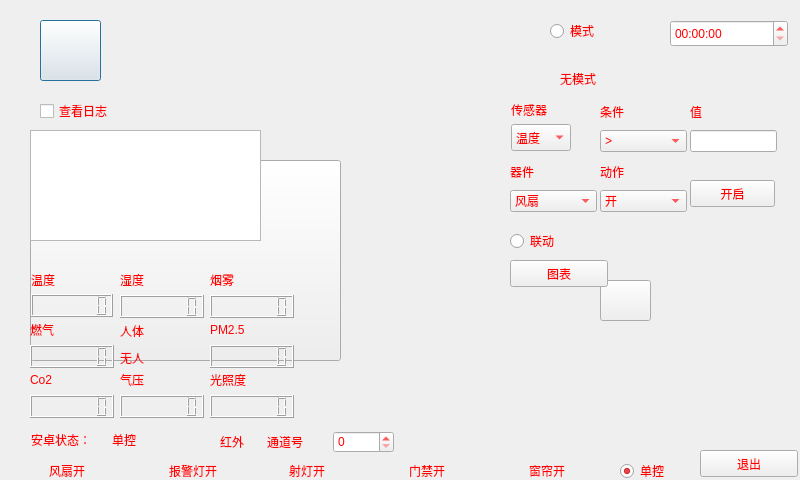
<?xml version="1.0" encoding="UTF-8"?>
<ui version="4.0">
 <class>Dialog</class>
 <widget class="QDialog" name="Dialog">
  <property name="geometry">
   <rect>
    <x>0</x>
    <y>0</y>
    <width>800</width>
    <height>480</height>
   </rect>
  </property>
  <property name="windowTitle">
   <string>Dialog</string>
  </property>
  <property name="styleSheet">
   <string notr="true">color: rgb(255, 0, 0);</string>
  </property>
  <widget class="QLabel" name="label">
   <property name="geometry">
    <rect>
     <x>0</x>
     <y>0</y>
     <width>800</width>
     <height>480</height>
    </rect>
   </property>
   <property name="styleSheet">
    <string notr="true">border-image: url(:/5102.jpg);</string>
   </property>
   <property name="text">
    <string/>
   </property>
  </widget>
  <widget class="QPushButton" name="btn_warning">
   <property name="geometry">
    <rect>
     <x>40</x>
     <y>20</y>
     <width>61</width>
     <height>61</height>
    </rect>
   </property>
   <property name="styleSheet">
    <string notr="true">border-image: url(:/5107.png);</string>
   </property>
   <property name="text">
    <string/>
   </property>
  </widget>
  <widget class="QCheckBox" name="chk_log">
   <property name="geometry">
    <rect>
     <x>40</x>
     <y>100</y>
     <width>98</width>
     <height>22</height>
    </rect>
   </property>
   <property name="text">
    <string>查看日志</string>
   </property>
  </widget>
  <widget class="QTextEdit" name="textEdit">
   <property name="geometry">
    <rect>
     <x>30</x>
     <y>130</y>
     <width>231</width>
     <height>111</height>
    </rect>
   </property>
  </widget>
  <widget class="QPushButton" name="btn_curtain">
   <property name="geometry">
    <rect>
     <x>30</x>
     <y>160</y>
     <width>311</width>
     <height>201</height>
    </rect>
   </property>
   <property name="styleSheet">
    <string notr="true">border-image: url(:/5108.png);</string>
   </property>
   <property name="text">
    <string/>
   </property>
  </widget>
  <widget class="QLabel" name="label_2">
   <property name="geometry">
    <rect>
     <x>31</x>
     <y>271</y>
     <width>30</width>
     <height>17</height>
    </rect>
   </property>
   <property name="styleSheet">
    <string notr="true">color: rgb(255, 0, 0);</string>
   </property>
   <property name="text">
    <string>温度</string>
   </property>
  </widget>
  <widget class="QLCDNumber" name="lcd_temp">
   <property name="geometry">
    <rect>
     <x>31</x>
     <y>294</y>
     <width>82</width>
     <height>23</height>
    </rect>
   </property>
   <property name="numDigits">
    <number>7</number>
   </property>
  </widget>
  <widget class="QWidget" name="layoutWidget">
   <property name="geometry">
    <rect>
     <x>120</x>
     <y>270</y>
     <width>84</width>
     <height>48</height>
    </rect>
   </property>
   <layout class="QVBoxLayout" name="verticalLayout_2">
    <item>
     <widget class="QLabel" name="label_3">
      <property name="styleSheet">
       <string notr="true">color: rgb(255, 0, 0);</string>
      </property>
      <property name="text">
       <string>湿度</string>
      </property>
     </widget>
    </item>
    <item>
     <widget class="QLCDNumber" name="lcd_hum">
      <property name="numDigits">
       <number>7</number>
      </property>
     </widget>
    </item>
   </layout>
  </widget>
  <widget class="QWidget" name="layoutWidget_2">
   <property name="geometry">
    <rect>
     <x>210</x>
     <y>270</y>
     <width>84</width>
     <height>48</height>
    </rect>
   </property>
   <layout class="QVBoxLayout" name="verticalLayout_3">
    <item>
     <widget class="QLabel" name="label_4">
      <property name="styleSheet">
       <string notr="true">color: rgb(255, 0, 0);</string>
      </property>
      <property name="text">
       <string>烟雾</string>
      </property>
     </widget>
    </item>
    <item>
     <widget class="QLCDNumber" name="lcd_smoke">
      <property name="numDigits">
       <number>7</number>
      </property>
     </widget>
    </item>
   </layout>
  </widget>
  <widget class="QWidget" name="layoutWidget_3">
   <property name="geometry">
    <rect>
     <x>210</x>
     <y>370</y>
     <width>84</width>
     <height>48</height>
    </rect>
   </property>
   <layout class="QVBoxLayout" name="verticalLayout_4">
    <item>
     <widget class="QLabel" name="label_5">
      <property name="styleSheet">
       <string notr="true">color: rgb(255, 0, 0);</string>
      </property>
      <property name="text">
       <string>光照度</string>
      </property>
     </widget>
    </item>
    <item>
     <widget class="QLCDNumber" name="lcd_ill">
      <property name="numDigits">
       <number>7</number>
      </property>
     </widget>
    </item>
   </layout>
  </widget>
  <widget class="QWidget" name="layoutWidget_4">
   <property name="geometry">
    <rect>
     <x>30</x>
     <y>370</y>
     <width>84</width>
     <height>48</height>
    </rect>
   </property>
   <layout class="QVBoxLayout" name="verticalLayout_5">
    <item>
     <widget class="QLabel" name="label_6">
      <property name="styleSheet">
       <string notr="true">color: rgb(255, 0, 0);</string>
      </property>
      <property name="text">
       <string>Co2</string>
      </property>
     </widget>
    </item>
    <item>
     <widget class="QLCDNumber" name="lcd_co2">
      <property name="numDigits">
       <number>7</number>
      </property>
     </widget>
    </item>
   </layout>
  </widget>
  <widget class="QWidget" name="layoutWidget_5">
   <property name="geometry">
    <rect>
     <x>120</x>
     <y>370</y>
     <width>84</width>
     <height>48</height>
    </rect>
   </property>
   <layout class="QVBoxLayout" name="verticalLayout_6">
    <item>
     <widget class="QLabel" name="label_7">
      <property name="styleSheet">
       <string notr="true">color: rgb(255, 0, 0);</string>
      </property>
      <property name="text">
       <string>气压</string>
      </property>
     </widget>
    </item>
    <item>
     <widget class="QLCDNumber" name="lcd_air">
      <property name="numDigits">
       <number>7</number>
      </property>
     </widget>
    </item>
   </layout>
  </widget>
  <widget class="QWidget" name="layoutWidget_6">
   <property name="geometry">
    <rect>
     <x>210</x>
     <y>320</y>
     <width>84</width>
     <height>48</height>
    </rect>
   </property>
   <layout class="QVBoxLayout" name="verticalLayout_7">
    <item>
     <widget class="QLabel" name="label_8">
      <property name="styleSheet">
       <string notr="true">color: rgb(255, 0, 0);</string>
      </property>
      <property name="text">
       <string>PM2.5</string>
      </property>
     </widget>
    </item>
    <item>
     <widget class="QLCDNumber" name="lcd_pm">
      <property name="numDigits">
       <number>7</number>
      </property>
     </widget>
    </item>
   </layout>
  </widget>
  <widget class="QWidget" name="layoutWidget_7">
   <property name="geometry">
    <rect>
     <x>30</x>
     <y>320</y>
     <width>84</width>
     <height>48</height>
    </rect>
   </property>
   <layout class="QVBoxLayout" name="verticalLayout_8">
    <item>
     <widget class="QLabel" name="label_9">
      <property name="styleSheet">
       <string notr="true">color: rgb(255, 0, 0);</string>
      </property>
      <property name="text">
       <string>燃气</string>
      </property>
     </widget>
    </item>
    <item>
     <widget class="QLCDNumber" name="lcd_gas">
      <property name="numDigits">
       <number>7</number>
      </property>
     </widget>
    </item>
   </layout>
  </widget>
  <widget class="QWidget" name="layoutWidget_8">
   <property name="geometry">
    <rect>
     <x>120</x>
     <y>320</y>
     <width>84</width>
     <height>48</height>
    </rect>
   </property>
   <layout class="QVBoxLayout" name="verticalLayout_9">
    <item>
     <widget class="QLabel" name="label_10">
      <property name="styleSheet">
       <string notr="true">color: rgb(255, 0, 0);</string>
      </property>
      <property name="text">
       <string>人体</string>
      </property>
     </widget>
    </item>
    <item>
     <widget class="QLabel" name="lab_inf">
      <property name="text">
       <string>无人</string>
      </property>
     </widget>
    </item>
   </layout>
  </widget>
  <widget class="QLabel" name="label_12">
   <property name="geometry">
    <rect>
     <x>31</x>
     <y>431</y>
     <width>75</width>
     <height>17</height>
    </rect>
   </property>
   <property name="text">
    <string>安卓状态：</string>
   </property>
  </widget>
  <widget class="QLabel" name="lab_ad">
   <property name="geometry">
    <rect>
     <x>112</x>
     <y>431</y>
     <width>30</width>
     <height>17</height>
    </rect>
   </property>
   <property name="text">
    <string>单控</string>
   </property>
  </widget>
  <widget class="QCheckBox" name="chk_fan">
   <property name="geometry">
    <rect>
     <x>30</x>
     <y>460</y>
     <width>98</width>
     <height>22</height>
    </rect>
   </property>
   <property name="styleSheet">
    <string notr="true">background-color: rgba(255, 255, 255, 0);</string>
   </property>
   <property name="text">
    <string>风扇开</string>
   </property>
  </widget>
  <widget class="QCheckBox" name="chk_warning">
   <property name="geometry">
    <rect>
     <x>150</x>
     <y>460</y>
     <width>98</width>
     <height>22</height>
    </rect>
   </property>
   <property name="styleSheet">
    <string notr="true">background-color: rgba(255, 255, 255, 0);</string>
   </property>
   <property name="text">
    <string>报警灯开</string>
   </property>
  </widget>
  <widget class="QCheckBox" name="chk_lamp">
   <property name="geometry">
    <rect>
     <x>270</x>
     <y>460</y>
     <width>98</width>
     <height>22</height>
    </rect>
   </property>
   <property name="styleSheet">
    <string notr="true">background-color: rgba(255, 255, 255, 0);</string>
   </property>
   <property name="text">
    <string>射灯开</string>
   </property>
  </widget>
  <widget class="QCheckBox" name="chk_rfid">
   <property name="geometry">
    <rect>
     <x>390</x>
     <y>460</y>
     <width>98</width>
     <height>22</height>
    </rect>
   </property>
   <property name="styleSheet">
    <string notr="true">background-color: rgba(255, 255, 255, 0);</string>
   </property>
   <property name="text">
    <string>门禁开</string>
   </property>
  </widget>
  <widget class="QCheckBox" name="chk_curtain">
   <property name="geometry">
    <rect>
     <x>510</x>
     <y>460</y>
     <width>98</width>
     <height>22</height>
    </rect>
   </property>
   <property name="styleSheet">
    <string notr="true">background-color: rgba(255, 255, 255, 0);</string>
   </property>
   <property name="text">
    <string>窗帘开</string>
   </property>
  </widget>
  <widget class="QRadioButton" name="radio_dandu">
   <property name="geometry">
    <rect>
     <x>620</x>
     <y>460</y>
     <width>60</width>
     <height>22</height>
    </rect>
   </property>
   <property name="text">
    <string>单控</string>
   </property>
   <property name="checked">
    <bool>true</bool>
   </property>
   <attribute name="buttonGroup">
    <string>buttonGroup</string>
   </attribute>
  </widget>
  <widget class="QPushButton" name="pushButton_3">
   <property name="geometry">
    <rect>
     <x>700</x>
     <y>450</y>
     <width>98</width>
     <height>27</height>
    </rect>
   </property>
   <property name="text">
    <string>退出</string>
   </property>
  </widget>
  <widget class="QPushButton" name="btn_lamp">
   <property name="geometry">
    <rect>
     <x>600</x>
     <y>280</y>
     <width>51</width>
     <height>41</height>
    </rect>
   </property>
   <property name="styleSheet">
    <string notr="true">border-image: url(:/5111.png);</string>
   </property>
   <property name="text">
    <string/>
   </property>
  </widget>
  <widget class="QWidget" name="widget" native="true">
   <property name="geometry">
    <rect>
     <x>200</x>
     <y>420</y>
     <width>194</width>
     <height>45</height>
    </rect>
   </property>
   <layout class="QGridLayout" name="gridLayout">
    <item row="0" column="0">
     <widget class="QRadioButton" name="radio_infrared">
      <property name="styleSheet">
       <string notr="true">background-color: rgba(255, 255, 255, 0);</string>
      </property>
      <property name="text">
       <string>红外</string>
      </property>
     </widget>
    </item>
    <item row="0" column="1">
     <widget class="QLabel" name="label_14">
      <property name="text">
       <string>通道号</string>
      </property>
     </widget>
    </item>
    <item row="0" column="2">
     <widget class="QSpinBox" name="sp_infrared"/>
    </item>
   </layout>
  </widget>
  <widget class="QRadioButton" name="radio_mode">
   <property name="geometry">
    <rect>
     <x>550</x>
     <y>20</y>
     <width>60</width>
     <height>22</height>
    </rect>
   </property>
   <property name="text">
    <string>模式</string>
   </property>
   <attribute name="buttonGroup">
    <string>buttonGroup</string>
   </attribute>
  </widget>
  <widget class="QTimeEdit" name="timeEdit">
   <property name="geometry">
    <rect>
     <x>670</x>
     <y>20</y>
     <width>118</width>
     <height>27</height>
    </rect>
   </property>
   <property name="displayFormat">
    <string>hh:mm:ss</string>
   </property>
  </widget>
  <widget class="QLabel" name="lab_mode">
   <property name="geometry">
    <rect>
     <x>560</x>
     <y>70</y>
     <width>67</width>
     <height>17</height>
    </rect>
   </property>
   <property name="text">
    <string>无模式</string>
   </property>
  </widget>
  <widget class="QLabel" name="label_16">
   <property name="geometry">
    <rect>
     <x>511</x>
     <y>101</y>
     <width>45</width>
     <height>17</height>
    </rect>
   </property>
   <property name="text">
    <string>传感器</string>
   </property>
  </widget>
  <widget class="QComboBox" name="ld1">
   <property name="geometry">
    <rect>
     <x>511</x>
     <y>124</y>
     <width>60</width>
     <height>27</height>
    </rect>
   </property>
   <item>
    <property name="text">
     <string>温度</string>
    </property>
   </item>
   <item>
    <property name="text">
     <string>光照</string>
    </property>
   </item>
   <item>
    <property name="text">
     <string>湿度</string>
    </property>
   </item>
  </widget>
  <widget class="QWidget" name="layoutWidget_9">
   <property name="geometry">
    <rect>
     <x>600</x>
     <y>100</y>
     <width>87</width>
     <height>52</height>
    </rect>
   </property>
   <layout class="QVBoxLayout" name="verticalLayout_11">
    <item>
     <widget class="QLabel" name="label_17">
      <property name="text">
       <string>条件</string>
      </property>
     </widget>
    </item>
    <item>
     <widget class="QComboBox" name="ld2">
      <item>
       <property name="text">
        <string>&gt;</string>
       </property>
      </item>
      <item>
       <property name="text">
        <string>&lt;</string>
       </property>
      </item>
     </widget>
    </item>
   </layout>
  </widget>
  <widget class="QWidget" name="layoutWidget_10">
   <property name="geometry">
    <rect>
     <x>690</x>
     <y>100</y>
     <width>87</width>
     <height>52</height>
    </rect>
   </property>
   <layout class="QVBoxLayout" name="verticalLayout_14">
    <item>
     <widget class="QLabel" name="label_20">
      <property name="text">
       <string>值</string>
      </property>
     </widget>
    </item>
    <item>
     <widget class="QLineEdit" name="ld3"/>
    </item>
   </layout>
  </widget>
  <widget class="QWidget" name="layoutWidget_11">
   <property name="geometry">
    <rect>
     <x>510</x>
     <y>160</y>
     <width>87</width>
     <height>52</height>
    </rect>
   </property>
   <layout class="QVBoxLayout" name="verticalLayout_18">
    <item>
     <widget class="QLabel" name="label_24">
      <property name="text">
       <string>器件</string>
      </property>
     </widget>
    </item>
    <item>
     <widget class="QComboBox" name="ld4">
      <item>
       <property name="text">
        <string>风扇</string>
       </property>
      </item>
      <item>
       <property name="text">
        <string>报警灯</string>
       </property>
      </item>
      <item>
       <property name="text">
        <string>射灯</string>
       </property>
      </item>
      <item>
       <property name="text">
        <string>门禁</string>
       </property>
      </item>
      <item>
       <property name="text">
        <string>窗帘</string>
       </property>
      </item>
     </widget>
    </item>
   </layout>
  </widget>
  <widget class="QWidget" name="layoutWidget_12">
   <property name="geometry">
    <rect>
     <x>600</x>
     <y>160</y>
     <width>87</width>
     <height>52</height>
    </rect>
   </property>
   <layout class="QVBoxLayout" name="verticalLayout_19">
    <item>
     <widget class="QLabel" name="label_25">
      <property name="text">
       <string>动作</string>
      </property>
     </widget>
    </item>
    <item>
     <widget class="QComboBox" name="ld5">
      <item>
       <property name="text">
        <string>开</string>
       </property>
      </item>
      <item>
       <property name="text">
        <string>关</string>
       </property>
      </item>
     </widget>
    </item>
   </layout>
  </widget>
  <widget class="QPushButton" name="btn_ld">
   <property name="geometry">
    <rect>
     <x>690</x>
     <y>180</y>
     <width>85</width>
     <height>27</height>
    </rect>
   </property>
   <property name="text">
    <string>开启</string>
   </property>
  </widget>
  <widget class="QRadioButton" name="radio_ld">
   <property name="geometry">
    <rect>
     <x>510</x>
     <y>230</y>
     <width>117</width>
     <height>22</height>
    </rect>
   </property>
   <property name="text">
    <string>联动</string>
   </property>
  </widget>
  <widget class="QPushButton" name="btn_draw">
   <property name="geometry">
    <rect>
     <x>510</x>
     <y>260</y>
     <width>98</width>
     <height>27</height>
    </rect>
   </property>
   <property name="text">
    <string>图表</string>
   </property>
  </widget>
  <zorder>label</zorder>
  <zorder>btn_warning</zorder>
  <zorder>chk_log</zorder>
  <zorder>btn_curtain</zorder>
  <zorder>textEdit</zorder>
  <zorder>label_2</zorder>
  <zorder>lcd_temp</zorder>
  <zorder>layoutWidget</zorder>
  <zorder>layoutWidget_2</zorder>
  <zorder>layoutWidget_3</zorder>
  <zorder>layoutWidget_4</zorder>
  <zorder>layoutWidget_5</zorder>
  <zorder>layoutWidget_6</zorder>
  <zorder>layoutWidget_7</zorder>
  <zorder>layoutWidget_8</zorder>
  <zorder>label_12</zorder>
  <zorder>lab_ad</zorder>
  <zorder>chk_fan</zorder>
  <zorder>chk_warning</zorder>
  <zorder>chk_lamp</zorder>
  <zorder>chk_rfid</zorder>
  <zorder>chk_curtain</zorder>
  <zorder>radio_dandu</zorder>
  <zorder>pushButton_3</zorder>
  <zorder>btn_lamp</zorder>
  <zorder>widget</zorder>
  <zorder>radio_mode</zorder>
  <zorder>timeEdit</zorder>
  <zorder>lab_mode</zorder>
  <zorder>label_16</zorder>
  <zorder>ld1</zorder>
  <zorder>layoutWidget_9</zorder>
  <zorder>layoutWidget_10</zorder>
  <zorder>layoutWidget_11</zorder>
  <zorder>layoutWidget_12</zorder>
  <zorder>btn_ld</zorder>
  <zorder>radio_ld</zorder>
  <zorder>btn_draw</zorder>
 </widget>
 <resources/>
 <connections/>
 <buttongroups>
  <buttongroup name="buttonGroup"/>
 </buttongroups>
</ui>
